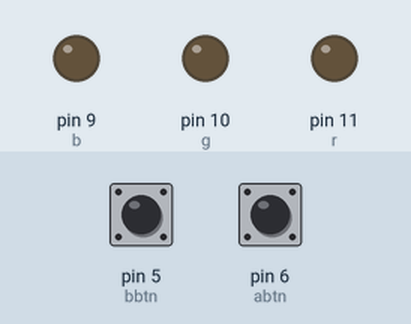
This sketch was run on a simulated Arduino Uno, built with avr-gcc and run on an emulated ATmega328P. Shown: output pins drawn as LEDs (lit = HIGH). The test bench sets the inputs (shaded band); at power-on: pin 5 (bbtn) LOW, pin 6 (abtn) LOW. What the sketch prints to the serial monitor is not drawn.

Above: at 1.2 s.
1.3 s: pin 5 (bbtn) pulled HIGH for 3.2 s
At 2.4 s:
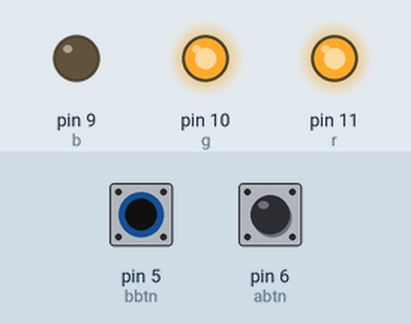
Timing chart, 0 to 4.3 s (numbered marks = the images above; inputs shaded):
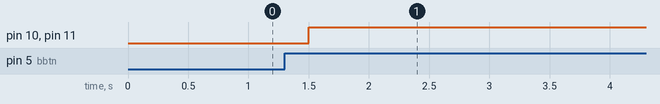

The sketch:

finalterm02.ino
```cpp
#include <Timer.h>

Timer t;
const int r = 11, g = 10, b = 9, abtn = 6, bbtn = 5;
int a_state = 0, b_state = 0, counter = 0, len = 0, table[6] = {-1, -1, -1, -1, -1, -1}, value = 0;
int clock = 0, show = 0, input = 0;

void setup() {
  Serial.begin(9600);
  pinMode(r, OUTPUT);
  pinMode(g, OUTPUT);
  pinMode(b, OUTPUT);
  pinMode(abtn, INPUT);
  pinMode(bbtn, INPUT);

  input = t.every(1, Input);
  // clock = t.after(3000, Clock);
}

void loop() {
  t.update();
}

void Input(){
  a_state = digitalRead(abtn);
  b_state = digitalRead(bbtn);
  if (a_state == HIGH) {
    delay(200);
    color(255,255,255);
    value = 1;
    counter++;
    len++;
    // t.stop(clock);
  }else if (b_state == HIGH) {
    delay(200);
    color(255,255,0);
    value = 2;
    counter++;
    len++;
    // t.stop(clock);
  }
  // else{
  //   clock = t.after(3000, Clock);
  // }
  // Serial.println(counter);
  table[counter] = value;
  if(counter == 6){
    Pulse();
  }
}

// void Clock(){
//   Serial.println("time over");
//   show = t.every(1000, Show);
// }

void Pulse(){
  t.stop(input);
  show = t.every(1000, Show);
}

void Show(){
  counter = counter % len + 1;
  value = table[counter];
  switch (value) {
    case 1:
      color(255,255,255);
      Serial.println("white");
      break;
    case 2:
      color(255,255,0);
      Serial.println("yellow");
      break;
    default:
      color(0, 0, 0);
      break;
  }
}

void color(unsigned char red, unsigned char green, unsigned char blue){
  analogWrite(r, red);
  analogWrite(g, green);
  analogWrite(b, blue);
}
```

Measured:
- after the input at 1.3 s, pin 10 (g), pin 11 (r): LOW → HIGH after 0.20 s
